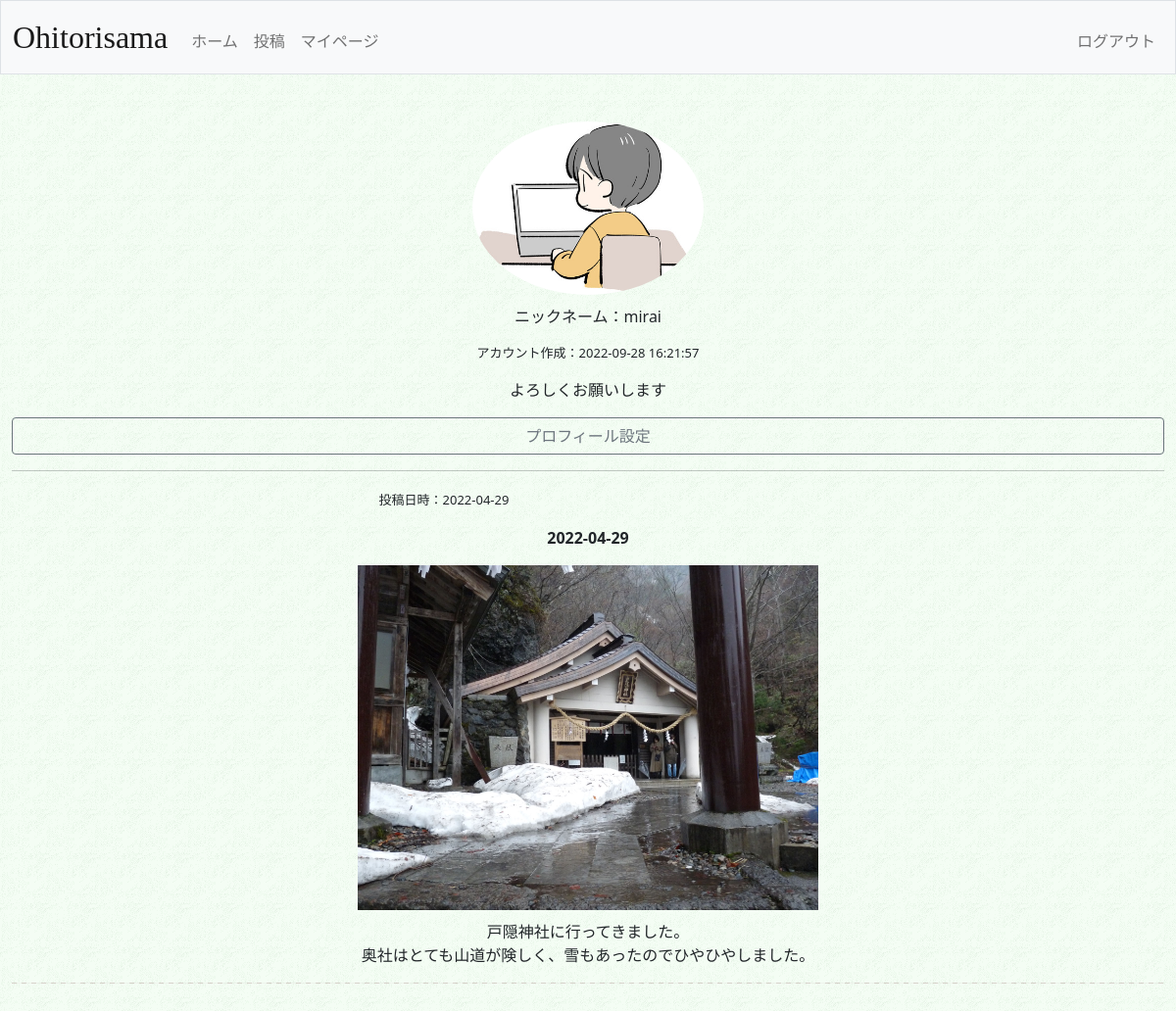
The app's page /mypage (signed in), older data.
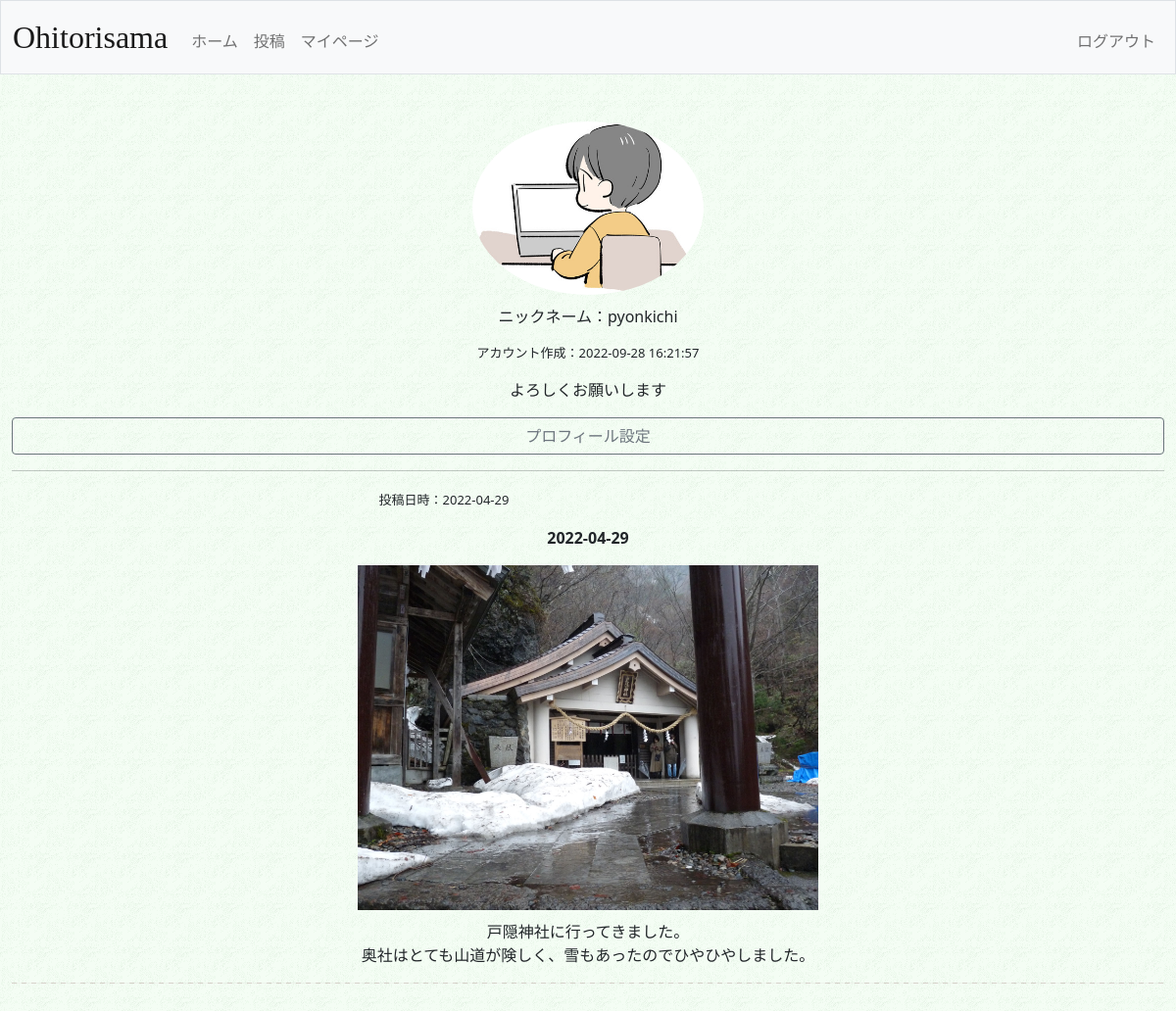
The same page, newer data.
### tables this page shows
CREATE TABLE 'users'(
'id' INTEGER PRIMARY KEY DEFAULT 0,
'username' TEXT NOT NULL,
'hash' TEXT NOT NULL,
'display_name' TEXT DEFAULT 'unknown',
'icon' TEXT,
'comment' TEXT DEFAULT 'よろしくお願いします',
'created_at' TIMESTAMP DEFAULT(datetime('now','localtime'))
);

CREATE TABLE 'posts'(
'id' INTEGER PRIMARY KEY AUTOINCREMENT NOT NULL,
'userid' INTEGER NOT NULL,
'go_on' TEXT,
'post_text' TEXT NOT NULL,
'photo_path' TEXT,
'posted_at' TIMESTAMP DEFAULT(datetime('now','localtime')),
'like' INTEGER DEFAULT 0);

### app.py (the view)
@app.route("/mypage", methods=["GET", "POST"])
def mypage():
    if request.method == "POST":
        return redirect("/")
    else:
        userid = session["user_id"]
        con = sqlite3.connect('./ohitori.db')
        db = con.cursor()
        users = db.execute("SELECT display_name,icon,comment,created_at FROM users WHERE id = ?", (userid,)).fetchall()
        posts = db.execute("SELECT go_on,post_text,photo_path,posted_at,like FROM posts WHERE userid = ? ORDER BY posted_at DESC", (userid,)).fetchall()
        con.close()
        return render_template("mypage.html",posts=posts,users=users)

### app.py (called while the page is built)
@app.after_request
def after_request(response):
    response.headers["Cache-Control"] = "no-cache, no-store, must-revalidate"
    response.headers["Expires"] = 0
    response.headers["Pragma"] = "no-cache"
    return response

### templates/mypage.html (shortened to what this page needs)
{% extends "layout.html" %}
{% block main %}
    {% for user in users %}
        {% if user[1] != None %}
            <img src="./upload/iconimg/{{ user[1] }}" width="20%" class="icon">
        {% else %}
            <img src="./upload/iconimg/icon-default.png" width="20%" class="icon">
        {% endif %}
        <p>ニックネーム：{{ user[0] }}</p>
        <p class="createtime">アカウント作成：{{ user[3] }}</p>
        <p>{{ user[2] }}</p>
        <a class="btn btn-outline-secondary" href="/set" role="button" style="display:block">プロフィール設定</a>
        <hr>
    {% endfor %}
    {% for post in posts %}
        <div class="info">
            <p class="posttime">投稿日時：{{ post[0] }}</p>
        </div>
            {% if post[0] != None %}
                <p class="goon">{{ post[0] }}</p>
            {% endif %}
            {% if post[2] != None %}
                <img src="../upload/postimg/{{ post[2] }}" width="40%" style="margin-bottom: 10px;">
            {% endif %}
            <p>{{ post[1] }}</p>
        <hr class="dash">
    {% endfor %}
{% endblock %}

### templates/layout.html (shortened to what this page needs)
<!DOCTYPE html>
<html lang="en">
    <head>
        <link href="https://cdn.jsdelivr.net/npm/bootstrap@5.1.3/dist/css/bootstrap.min.css" rel="stylesheet">
        <link href="/upload/styles.css" rel="stylesheet">
    </head>
    <body>
        <nav class="bg-light border navbar navbar-expand-md navbar-light">
            <div class="container-fluid">
                <a class="navbar-brand title" href="/">Ohitorisama</a>
                <div class="collapse navbar-collapse" id="navbar">
                    {% if session["user_id"] %}
                        <ul class="navbar-nav me-auto mt-2">
                            <li class="nav-item"><a class="nav-link" href="/home">ホーム</a></li>
                            <li class="nav-item"><a class="nav-link" href="/post">投稿</a></li>
                            <li class="nav-item"><a class="nav-link" href="/mypage">マイページ</a></li>
                        </ul>
                        <ul class="navbar-nav ms-auto mt-2">
                            <li class="nav-item"><a class="nav-link" href="/logout">ログアウト</a></li>
                        </ul>
                    {% endif %}
                </div>
            </div>
        </nav>
        <main class="container-fluid py-5 text-center">
            {% block main %}
            {% endblock %}
        </main>
    </body>
</html>

### upload/styles.css (style rules this page uses)
body { background: url("./background.gif") }
p { white-space: pre-wrap; }
.title { font-family: Century; font-size: xxx-large; }
nav .navbar-brand { font-size: xx-large; }
.icon { width: 20%; height: 20%; border-radius: 50%; background-position: center center; margin-bottom: 10px; }
.createtime { font-size: small; }
.dash { height: 3px; border-width: 0; background-color: #f3ecec; background-image: -webkit-linear-gradient(right, #ddd6d6 5px,#855454 5px); background-image: linear-gradient(-90deg, #ddd6d6 5px,#855454 5px); background-size: 10px 10px; }
.info { display: inline-flex; width: 50%; }
.posttime { font-size: small; width: 50%; }
.goon { font-weight: bold; }

Row changes from the older to the newer data that the page shows:
changed users "よろしくお願いします": display_name "mirai" → "pyonkichi"
